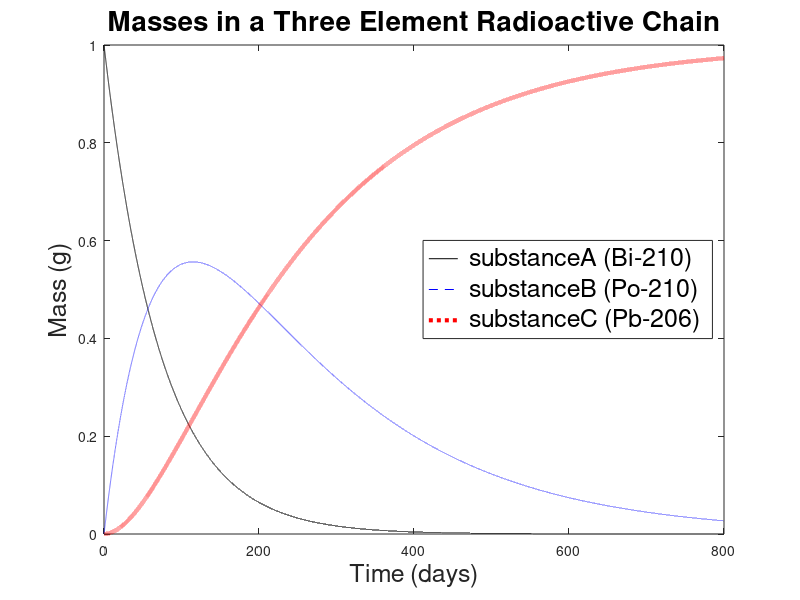

MATLAB code to generate this figure:
% Radioactive Chain of Three Elements
% Chain: Bi210 -> Po210 -> Pb206
% MTH/CSC 4170

%% Clear workspace
clear all;

%% Initialize variables

% Set up the time increment and vector (array) of x (time) values
deltaX = 0.01;      % time step (days)
tf = 800;           % final time (days)
x = 0:deltaX:tf;    % time vector (days)

% Constants
decay_rate_A = 0.0137;  % disintegration constant of Bi210 (1/day)
decay_rate_B = 0.0051;  % disintegration constant of Po210 (1/day)
% There is no decay rate for substanceC because Pb206 is stable
A0 = 1;                 % initial mass of substanceA (g)

% Set up our stock variables and initial conditions.
A(1) = A0;  % mass vector of A with initial value in grams
B(1) = 0;   % mass vector of B with initial value in grams
C(1) = 0;   % mass vector of C with initial value in grams

%% Main loop
% Loop tarting with i=2 bc we already set up the initial conditions at i=1 for simulation
for i = 2:length(x)
    % Compute the rates of change (g per day) (Forward Euler)
    decay_A_to_B = decay_rate_A * A(i-1);
    decay_B_to_C = decay_rate_B * B(i-1);

    % Increase or decrease the mass of each substance based on the
    % rates of change for this time step (Forward Euler)
    A(i) = A(i-1) + (-decay_A_to_B) * deltaX;
    B(i) = B(i-1) + (decay_A_to_B - decay_B_to_C) * deltaX;
    C(i) = C(i-1) + (decay_B_to_C) * deltaX;

end

%% Plot
% Plot masses over time
figure()
plot(x, A, 'k', x, B, 'b--', x, C, 'r:', 'LineWidth', 3.0);

% Label axes
xlabel('Time (days)', 'fontsize', 18);
ylabel('Mass (g)', 'fontsize', 18);

% Add legend
legend({' substanceA (Bi-210)', ' substanceB (Po-210)', ...
    ' substanceC (Pb-206)'}, 'fontsize', 18, 'location', 'east');

% Add plot title
title(['Masses in a Three Element Radioactive Chain'], 'fontsize', 20);
